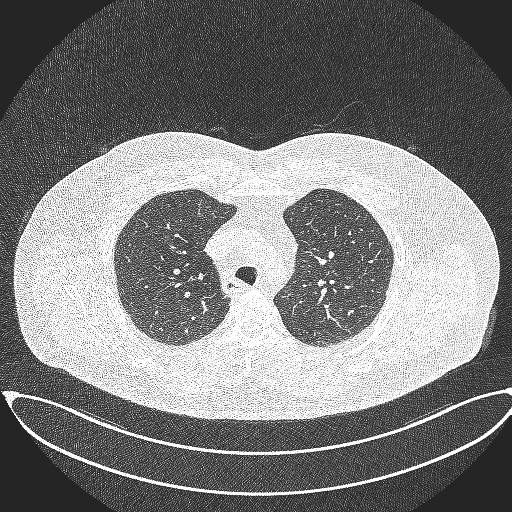
#> input picture src/data/cancer-detection-model/MERGED The IQ-OTHNCCD lung cancer dataset/Bengin cases/Bengin case (104).jpg, 512 x 512 px; its folder holds only this picture in this run; the run also reads 1 picture not shown here
$ jupyter execute --allow-errors preprocessing_image_CT_scan_lung_cancer.ipynb   (shell and % lines are left out)   (older library calls are emulated)
#> lines starting #> are read from the running program, lines starting #| are printed output that depends on the picture; after the words box and inside, x2 and y2 are one past the last pixel; in counts of white or black regions, pixels touching at a corner belong together
#> pass 2 of the loop `for category in categories:`:
[cell 1]
import numpy as np
import pandas as pd
import matplotlib.pyplot as plt
import matplotlib.image as mpimg
from PIL import Image
import seaborn as sns
import cv2
import random
import os
import imageio
import plotly.graph_objects as go
import plotly.express as px
import plotly.figure_factory as ff
from plotly.subplots import make_subplots
from collections import Counter

from sklearn.preprocessing import StandardScaler, OneHotEncoder
from sklearn.model_selection import train_test_split
from sklearn.neighbors import LocalOutlierFactor
from sklearn.metrics import accuracy_score, recall_score, precision_score, classification_report, confusion_matrix
from sklearn.model_selection import RandomizedSearchCV, cross_val_score, RepeatedStratifiedKFold
from imblearn.over_sampling import SMOTE

import tensorflow as tf
import keras
from keras.models import Sequential
from keras.layers import Dense, Dropout, Activation, Flatten
from keras.layers import Conv2D, MaxPooling2D, GlobalAveragePooling2D, BatchNormalization
from keras.applications import resnet
from keras.applications.resnet import ResNet50
from keras.preprocessing.image import ImageDataGenerator

[cell 2]
# If you are running from colab
if 'google.colab' in str(get_ipython()):
    from google.colab import drive
    drive.mount('/content/drive')
    print('Running on CoLab')
    directory = r'/content/drive/Shareddrives/cancer-detection-model/MERGED The IQ-OTHNCCD lung cancer dataset'
else:
    # If you want to run local
    print('Not running on CoLab')
    directory = r'../../data/cancer-detection-model/MERGED The IQ-OTHNCCD lung cancer dataset'

categories = ['Bengin cases', 'Malignant cases', 'Normal cases']

[cell 3]
print(directory)

[cell 4]
import os

# Assuming you already have 'directory' and 'categories' defined

category_lengths = {}  # A dictionary to store the lengths of each category

#> (the rest of this cell did not finish here and is left out)

[cell 5]
import os
import pandas as pd
from PIL import Image  # Pillow library for image handling

# Assuming you already have 'directory' and 'categories' defined
# And 'category_lengths' calculated as shown in the previous response

# Initialize an empty list to store image data
data = []

# Loop through each category and its corresponding length
for category, length in category_lengths.items():
    category_path = os.path.join(directory, category)

    # Loop through the files in the category folder
    for file_name in os.listdir(category_path):
        # Get the full path of the image file
        file_path = os.path.join(category_path, file_name)

        # Open the image using Pillow
        img = Image.open(file_path)
#> img is the input picture: PIL image 512x512 RGB; min 36, max 255, mean 125.6

        # Get the size of the image (width, height)
        size = img.size
#> size = (512, 512)

        # Append the data as a tuple (category, image file path, width, height) to the list
        data.append((category, file_path, size[0], size[1]))
#> pass 2 of the loop `for category, length in category_lengths.items():`:
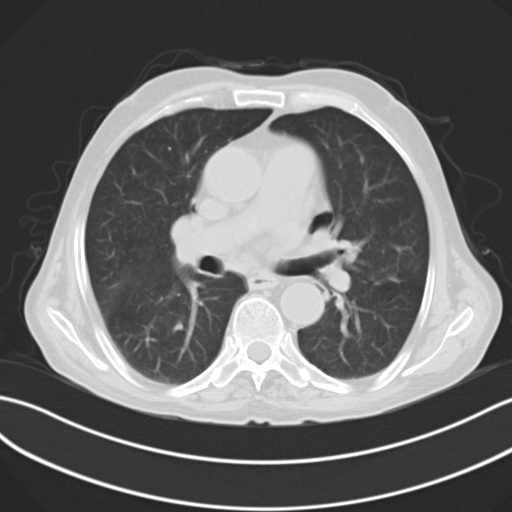
#> input picture src/data/cancer-detection-model/MERGED The IQ-OTHNCCD lung cancer dataset/Malignant cases/Malignant case (147).jpg, 512 x 512 px
#> img is the input picture: PIL image 512x512 RGB; min 37, max 255, mean 105.2

# Create a Pandas DataFrame from the data list
df = pd.DataFrame(data, columns=['Category', 'Image_Path', 'Width', 'Height'])
#> df = table of 2 rows and 4 columns
# Shuffle the data in the DataFrame
df = df.sample(frac=1, random_state=42).reset_index(drop=True)


# Print the first few rows of the DataFrame
print(df.head())
#> (printed output is left out)

[cell 6]
# Assuming you already have the DataFrame 'df' with 'Category', 'Image_Path', and 'Size' columns

# Group the DataFrame by 'Category' and count the occurrences in each group
category_counts = df.groupby('Category').size().reset_index(name='Count')
#> category_counts = table of 2 rows and 2 columns

print(category_counts)
#|           Category  Count
#| 0     Bengin cases      1
#| 1  Malignant cases      1

[cell 7]
df.shape
#> Out = (2, 4)

[cell 8]
# Check the count of null values in each column
null_counts = df.isnull().sum()

print(null_counts)
#| Category      0
#| Image_Path    0
#| Width         0
#| Height        0
#| dtype: int64

[cell 9]
df.info()
#| <class 'pandas.core.frame.DataFrame'>
#| RangeIndex: 2 entries, 0 to 1
#| Data columns (total 4 columns):
#|  #   Column      Non-Null Count  Dtype
#| ---  ------      --------------  -----
#|  0   Category    2 non-null      object
#|  1   Image_Path  2 non-null      object
#|  2   Width       2 non-null      int64
#|  3   Height      2 non-null      int64
#| dtypes: int64(2), object(2)
#| memory usage: 196.0+ bytes

[cell 10]
# Assuming you already have the DataFrame 'df' created or loaded with your data

# Extract the value from the first row and the second column
df_new = df.iloc[0:5, 1]

print(df_new)
#> (printed output is left out)

[cell 11]
import pydicom

[cell 12]
# Loop through only the first five rows (0 to 4) of the DataFrame
for i in df_new:
   print(i)

[cell 13]
for i in df_new:
  # Load the image as grayscale using Pillow (PIL)
  image = Image.open(i).convert('L')
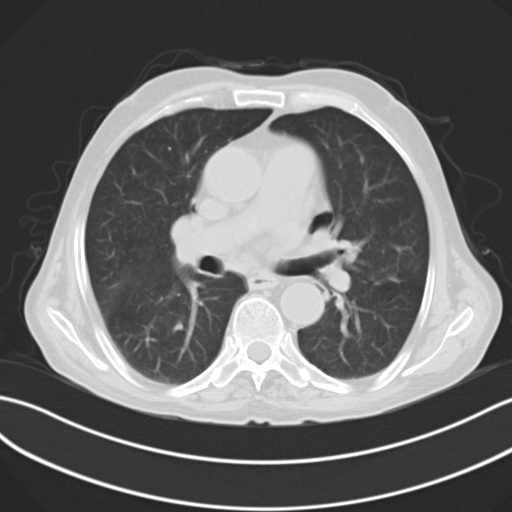
#> image: PIL image 512x512 L; min 37, max 255, mean 105.2
  image_array = np.array(image)
  plt.imshow(image_array, cmap='gray')  # 'cmap' is used to specify the color map (e.g., grayscale)
  plt.axis('off')  # Turn off axis ticks and labels
  plt.show()
  # Get the shape of the image array
  print(image_array.shape)
#| (512, 512)
  print(image_array.min())
#| 37
  print(image_array.max())
#| 255
#> pass 2 of the loop `for i in df_new:`:
#> `image = Image.open(i).convert('L')`:
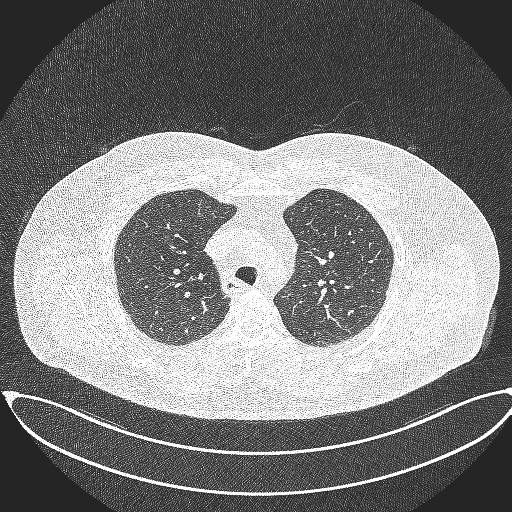
#> image: PIL image 512x512 L; min 36, max 255, mean 125.6
#| (512, 512)
#| 36
#| 255

[cell 14]
def adjust_brightness_contrast(image, brightness=0, contrast=1.0):
    # Apply brightness adjustment
#> called with brightness = 1, contrast = 2
    adjusted_image = image + brightness
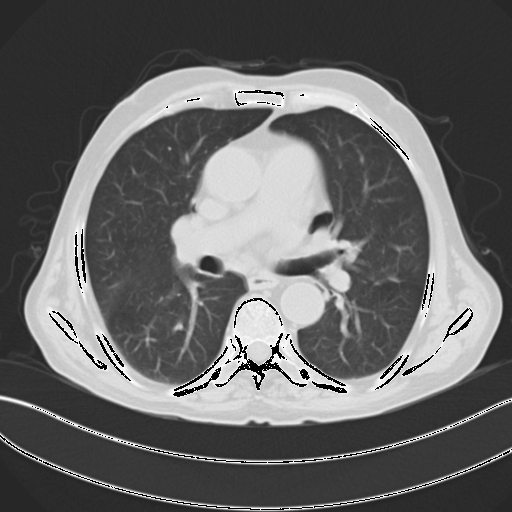
#> adjusted_image: shape (512, 512); min 0, max 255, mean 101.8

    # Apply contrast adjustment
    adjusted_image = np.clip(adjusted_image * contrast, 0, 255).astype(np.uint8)
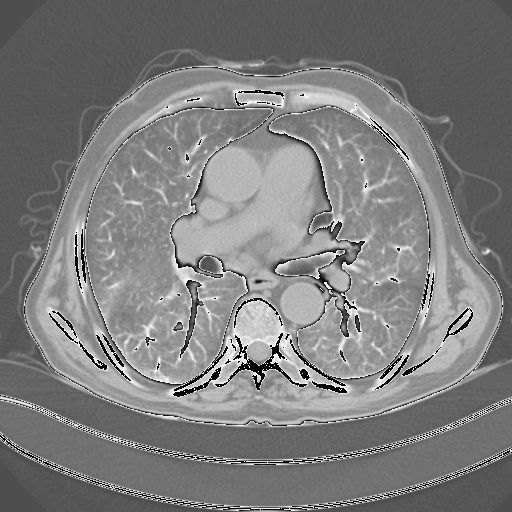
#> adjusted_image: shape (512, 512); min 0, max 254, mean 125.1

    return adjusted_image

[cell 15]
# [7 lines of commented-out code are left out]

[cell 16]
def transform_to_hu(image_array, window_center, window_width):
#> called with window_center = 90, window_width = 50
    hu_image = image_array.astype(np.float32)
    hu_image = (hu_image - window_center + 0.5 * window_width) / window_width
    hu_image = np.clip(hu_image, 0.0, 1.0)  # Ensure values are within [0, 1]
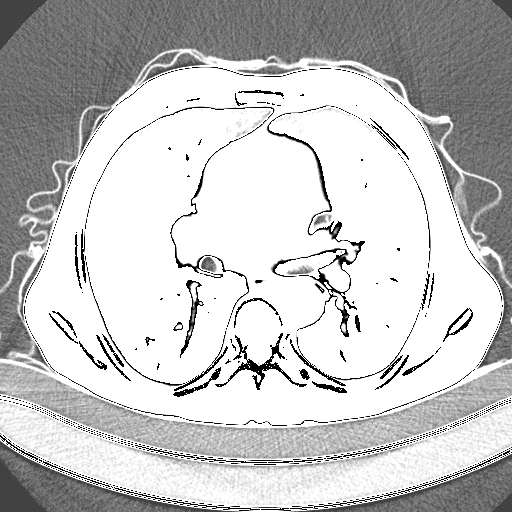
#> hu_image: shape (512, 512) float32; min 0, max 1, mean 0.77
    return hu_image


# [7 lines left out: function window_image, not called in this run]

[cell 17]
def remove_noise(image_array, sigma):
    # Apply Gaussian blur filter to remove noise
#> called with sigma = 1
    noise_removed_image = gaussian_filter(image_array, sigma=sigma)
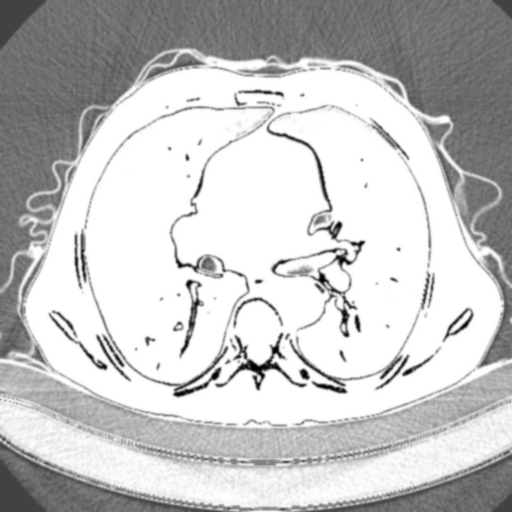
#> noise_removed_image: shape (512, 512) float32; min 4.37e-05, max 1, mean 0.77
#| (512, 512)
#> `labels, label_nb = ndimage.label(segmentation)`:
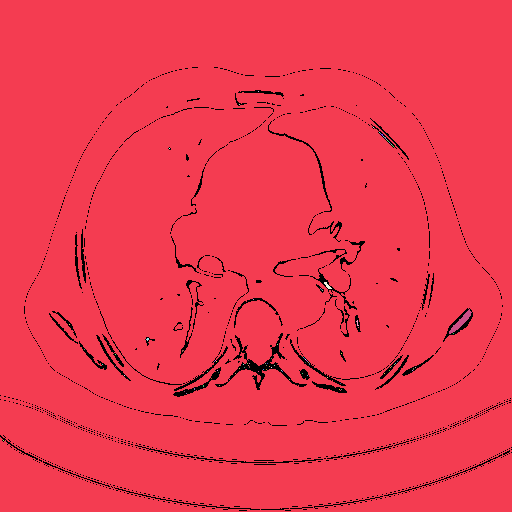
#> labels: shape (512, 512) int32; 100 distinct labels, from 0 to 99; one colour per label, 0 black
#> `labels, label_nb = ndimage.label(segmentation)`: label_nb = 99
#> `label_count = np.bincount(labels.ravel().astype(np.int))`: label_count = 100 values, max 253377 at index 1, min 1 at index 2, mean 2621.4
#> `mask = labels == label_count.argmax()`:
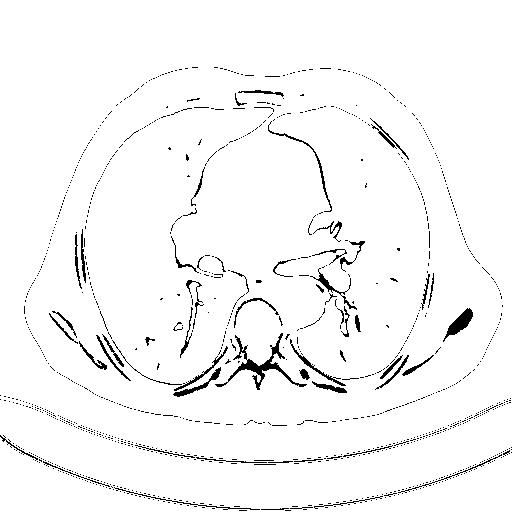
#> mask: shape (512, 512) bool; 96.7% white; black in thin lines or dots, all inside (x1, y1, x2, y2) = (0, 67, 512, 511)
#> `mask = morphology.dilation(mask, np.ones((5, 5)))`:
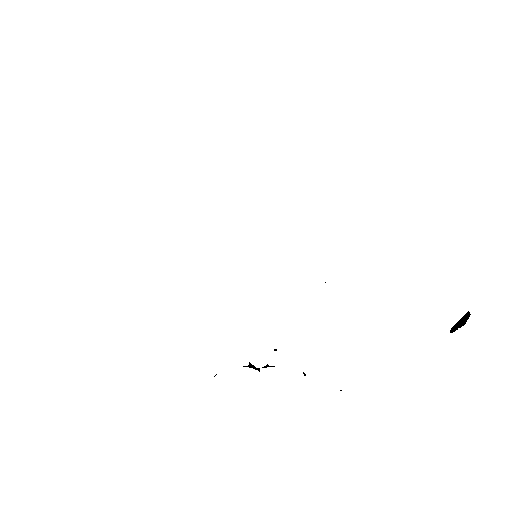
#> mask: shape (512, 512) bool; 99.9% white; 8 black regions (5 under 20 px), largest, box (x1, y1, x2, y2) and area: (450, 311, 471, 333) 152, (243, 362, 260, 372) 46, (262, 364, 275, 368) 20
#> `mask = ndimage.morphology.binary_fill_holes(mask)`: mask: shape (512, 512) bool; every value is 1
    return noise_removed_image

[cell 18]
# [10 lines left out: function crop_and_pad_image, not called in this run]

[cell 19]
# [24 lines left out: function lung_segmentation, not called in this run]

[cell 20]
# [9 lines left out: function normalize_image, not called in this run]

[cell 21]
from scipy.ndimage import gaussian_filter  # Import the 'gaussian_filter' function
from scipy import ndimage
from skimage import morphology
from scipy.ndimage import median_filter
from skimage import morphology, measure, color
from skimage.feature import hog

#> (a cell that did not finish here is left out)
